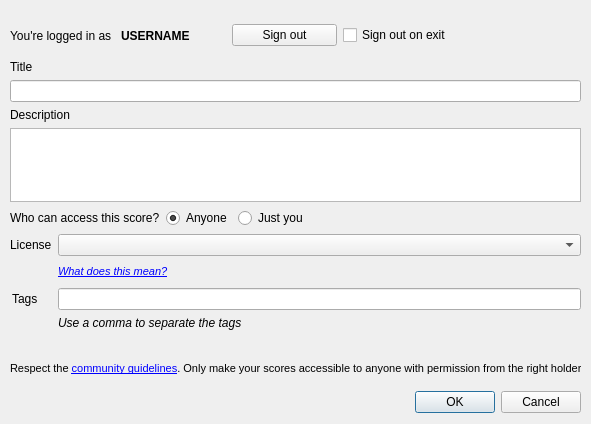
<?xml version="1.0" encoding="UTF-8"?>
<ui version="4.0">
 <class>Dialog</class>
 <widget class="QDialog" name="Dialog">
  <property name="geometry">
   <rect>
    <x>0</x>
    <y>0</y>
    <width>591</width>
    <height>424</height>
   </rect>
  </property>
  <property name="windowTitle">
   <string>Score Information</string>
  </property>
  <property name="modal">
   <bool>true</bool>
  </property>
  <widget class="QDialogButtonBox" name="buttonBox">
   <property name="geometry">
    <rect>
     <x>240</x>
     <y>386</y>
     <width>341</width>
     <height>32</height>
    </rect>
   </property>
   <property name="orientation">
    <enum>Qt::Horizontal</enum>
   </property>
   <property name="standardButtons">
    <set>QDialogButtonBox::Cancel|QDialogButtonBox::Ok</set>
   </property>
  </widget>
  <widget class="QWidget" name="verticalLayoutWidget">
   <property name="geometry">
    <rect>
     <x>10</x>
     <y>60</y>
     <width>571</width>
     <height>315</height>
    </rect>
   </property>
   <layout class="QVBoxLayout" name="verticalLayout">
    <property name="sizeConstraint">
     <enum>QLayout::SetNoConstraint</enum>
    </property>
    <item>
     <widget class="QLabel" name="lblTitle">
      <property name="text">
       <string>Title</string>
      </property>
     </widget>
    </item>
    <item>
     <widget class="QLineEdit" name="title">
      <property name="text">
       <string/>
      </property>
     </widget>
    </item>
    <item>
     <widget class="QLabel" name="lblDescription">
      <property name="text">
       <string>Description</string>
      </property>
     </widget>
    </item>
    <item>
     <widget class="QPlainTextEdit" name="description">
      <property name="locale">
       <locale language="English" country="UnitedStates"/>
      </property>
      <property name="plainText">
       <string/>
      </property>
     </widget>
    </item>
    <item>
     <layout class="QHBoxLayout" name="public_private_layout">
      <property name="sizeConstraint">
       <enum>QLayout::SetDefaultConstraint</enum>
      </property>
      <item>
       <widget class="QLabel" name="label_2">
        <property name="text">
         <string>Who can access this score?</string>
        </property>
       </widget>
      </item>
      <item>
       <widget class="QRadioButton" name="rbPublic">
        <property name="sizePolicy">
         <sizepolicy hsizetype="Fixed" vsizetype="Fixed">
          <horstretch>0</horstretch>
          <verstretch>0</verstretch>
         </sizepolicy>
        </property>
        <property name="text">
         <string>Anyone</string>
        </property>
        <property name="checked">
         <bool>true</bool>
        </property>
       </widget>
      </item>
      <item>
       <widget class="QRadioButton" name="rbPrivate">
        <property name="text">
         <string>Just you</string>
        </property>
       </widget>
      </item>
      <item>
       <spacer name="horizontalSpacer">
        <property name="orientation">
         <enum>Qt::Horizontal</enum>
        </property>
        <property name="sizeHint" stdset="0">
         <size>
          <width>40</width>
          <height>20</height>
         </size>
        </property>
       </spacer>
      </item>
     </layout>
    </item>
    <item>
     <layout class="QFormLayout" name="formLayout">
      <property name="fieldGrowthPolicy">
       <enum>QFormLayout::AllNonFixedFieldsGrow</enum>
      </property>
      <property name="labelAlignment">
       <set>Qt::AlignRight|Qt::AlignTrailing|Qt::AlignVCenter</set>
      </property>
      <item row="1" column="0">
       <widget class="QLabel" name="lblLicense">
        <property name="enabled">
         <bool>true</bool>
        </property>
        <property name="sizePolicy">
         <sizepolicy hsizetype="Fixed" vsizetype="Preferred">
          <horstretch>0</horstretch>
          <verstretch>0</verstretch>
         </sizepolicy>
        </property>
        <property name="minimumSize">
         <size>
          <width>40</width>
          <height>0</height>
         </size>
        </property>
        <property name="text">
         <string>License</string>
        </property>
       </widget>
      </item>
      <item row="1" column="1">
       <widget class="QComboBox" name="license">
        <property name="enabled">
         <bool>true</bool>
        </property>
       </widget>
      </item>
      <item row="2" column="0">
       <spacer name="horizontalSpacer_2">
        <property name="orientation">
         <enum>Qt::Horizontal</enum>
        </property>
        <property name="sizeHint" stdset="0">
         <size>
          <width>40</width>
          <height>20</height>
         </size>
        </property>
       </spacer>
      </item>
      <item row="2" column="1">
       <widget class="QLabel" name="label_4">
        <property name="text">
         <string>&lt;!DOCTYPE HTML PUBLIC &quot;-//W3C//DTD HTML 4.0//EN&quot; &quot;http://www.w3.org/TR/REC-html40/strict.dtd&quot;&gt;
&lt;html&gt;&lt;head&gt;&lt;meta name=&quot;qrichtext&quot; content=&quot;1&quot; /&gt;&lt;style type=&quot;text/css&quot;&gt;
p, li { white-space: pre-wrap; }
&lt;/style&gt;&lt;/head&gt;&lt;body style=&quot; font-family:'MS Shell Dlg 2'; font-size:8.25pt; font-weight:400; font-style:normal;&quot;&gt;
&lt;p style=&quot; margin-top:0px; margin-bottom:0px; margin-left:0px; margin-right:0px; -qt-block-indent:0; text-indent:0px;&quot;&gt;&lt;a href=&quot;http://musescore.com/help/license&quot;&gt;&lt;span style=&quot; font-style:italic; text-decoration: underline; color:#0000ff;&quot;&gt;What does this mean?&lt;/span&gt;&lt;/a&gt;&lt;/p&gt;&lt;/body&gt;&lt;/html&gt;</string>
        </property>
        <property name="openExternalLinks">
         <bool>true</bool>
        </property>
       </widget>
      </item>
      <item row="3" column="0">
       <widget class="QLabel" name="lblTag">
        <property name="sizePolicy">
         <sizepolicy hsizetype="Fixed" vsizetype="Preferred">
          <horstretch>0</horstretch>
          <verstretch>0</verstretch>
         </sizepolicy>
        </property>
        <property name="minimumSize">
         <size>
          <width>40</width>
          <height>0</height>
         </size>
        </property>
        <property name="text">
         <string>Tags</string>
        </property>
       </widget>
      </item>
      <item row="3" column="1">
       <widget class="QLineEdit" name="tags"/>
      </item>
      <item row="4" column="1">
       <widget class="QLabel" name="label">
        <property name="font">
         <font>
          <italic>true</italic>
         </font>
        </property>
        <property name="text">
         <string>Use a comma to separate the tags</string>
        </property>
       </widget>
      </item>
      <item row="5" column="0">
       <spacer name="horizontalSpacer_3">
        <property name="orientation">
         <enum>Qt::Horizontal</enum>
        </property>
        <property name="sizeHint" stdset="0">
         <size>
          <width>40</width>
          <height>20</height>
         </size>
        </property>
       </spacer>
      </item>
     </layout>
    </item>
    <item>
     <widget class="QLabel" name="label_5">
      <property name="text">
       <string>&lt;!DOCTYPE HTML PUBLIC &quot;-//W3C//DTD HTML 4.0//EN&quot; &quot;http://www.w3.org/TR/REC-html40/strict.dtd&quot;&gt;
&lt;html&gt;&lt;head&gt;&lt;meta name=&quot;qrichtext&quot; content=&quot;1&quot; /&gt;&lt;style type=&quot;text/css&quot;&gt;
p, li { white-space: pre-wrap; }
&lt;/style&gt;&lt;/head&gt;&lt;body style=&quot; font-family:'MS Shell Dlg 2'; font-size:8.25pt; font-weight:400; font-style:normal;&quot;&gt;
&lt;p style=&quot; margin-top:0px; margin-bottom:0px; margin-left:0px; margin-right:0px; -qt-block-indent:0; text-indent:0px;&quot;&gt;&lt;span style=&quot; font-size:8pt;&quot;&gt;Respect the &lt;/span&gt;&lt;a href=&quot;http://musescore.com/community-guidelines&quot;&gt;&lt;span style=&quot; font-size:8pt; text-decoration: underline; color:#0000ff;&quot;&gt;community guidelines&lt;/span&gt;&lt;/a&gt;&lt;span style=&quot; font-size:8pt;&quot;&gt;. Only make your scores accessible to anyone with permission from the right holders.&lt;/span&gt;&lt;/p&gt;&lt;/body&gt;&lt;/html&gt;</string>
      </property>
      <property name="openExternalLinks">
       <bool>true</bool>
      </property>
     </widget>
    </item>
   </layout>
  </widget>
  <widget class="QWidget" name="horizontalLayoutWidget">
   <property name="geometry">
    <rect>
     <x>10</x>
     <y>20</y>
     <width>442</width>
     <height>31</height>
    </rect>
   </property>
   <layout class="QHBoxLayout" name="horizontalLayout">
    <item>
     <widget class="QLabel" name="label_3">
      <property name="text">
       <string>You're logged in as</string>
      </property>
     </widget>
    </item>
    <item>
     <widget class="QLabel" name="lblUsername">
      <property name="font">
       <font>
        <weight>75</weight>
        <bold>true</bold>
       </font>
      </property>
      <property name="text">
       <string>USERNAME</string>
      </property>
     </widget>
    </item>
    <item>
     <widget class="QPushButton" name="btnSignout">
      <property name="text">
       <string>Sign out</string>
      </property>
     </widget>
    </item>
    <item>
     <widget class="QCheckBox" name="chkSignoutOnExit">
      <property name="text">
       <string>Sign out on exit</string>
      </property>
     </widget>
    </item>
   </layout>
  </widget>
  <zorder>buttonBox</zorder>
  <zorder>verticalLayoutWidget</zorder>
  <zorder>horizontalLayoutWidget</zorder>
  <zorder>label_5</zorder>
 </widget>
 <resources/>
 <connections>
  <connection>
   <sender>buttonBox</sender>
   <signal>accepted()</signal>
   <receiver>Dialog</receiver>
   <slot>accept()</slot>
   <hints>
    <hint type="sourcelabel">
     <x>248</x>
     <y>254</y>
    </hint>
    <hint type="destinationlabel">
     <x>157</x>
     <y>274</y>
    </hint>
   </hints>
  </connection>
  <connection>
   <sender>buttonBox</sender>
   <signal>rejected()</signal>
   <receiver>Dialog</receiver>
   <slot>reject()</slot>
   <hints>
    <hint type="sourcelabel">
     <x>316</x>
     <y>260</y>
    </hint>
    <hint type="destinationlabel">
     <x>286</x>
     <y>274</y>
    </hint>
   </hints>
  </connection>
 </connections>
</ui>
